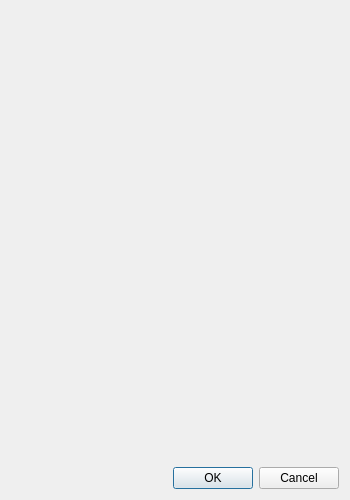
<?xml version="1.0" encoding="UTF-8"?>
<ui version="4.0">
 <class>fso::fred::dialogs::WingFlagsDialog</class>
 <widget class="QDialog" name="fso::fred::dialogs::WingFlagsDialog">
  <property name="geometry">
   <rect>
    <x>0</x>
    <y>0</y>
    <width>350</width>
    <height>500</height>
   </rect>
  </property>
  <property name="windowTitle">
   <string>Wing Flags</string>
  </property>
  <property name="modal">
   <bool>true</bool>
  </property>
  <layout class="QVBoxLayout" name="verticalLayout" stretch="10,0">
   <item>
    <widget class="fso::fred::FlagListWidget" name="flagList" native="true">
     <property name="sizePolicy">
      <sizepolicy hsizetype="Expanding" vsizetype="Expanding">
       <horstretch>0</horstretch>
       <verstretch>0</verstretch>
      </sizepolicy>
     </property>
     <property name="filterVisible" stdset="0">
      <bool>true</bool>
     </property>
     <property name="toolbarVisible" stdset="0">
      <bool>true</bool>
     </property>
    </widget>
   </item>
   <item>
    <widget class="QDialogButtonBox" name="buttonBox">
     <property name="standardButtons">
      <set>QDialogButtonBox::Cancel|QDialogButtonBox::Ok</set>
     </property>
    </widget>
   </item>
  </layout>
 </widget>
 <customwidgets>
  <customwidget>
   <class>fso::fred::FlagListWidget</class>
   <extends>QWidget</extends>
   <header>ui/widgets/FlagList.h</header>
   <container>1</container>
  </customwidget>
 </customwidgets>
 <resources>
  <include location="../resources/resources.qrc"/>
 </resources>
 <connections>
  <connection>
   <sender>buttonBox</sender>
   <signal>accepted()</signal>
   <receiver>fso::fred::dialogs::WingFlagsDialog</receiver>
   <slot>accept()</slot>
   <hints>
    <hint type="sourcelabel">
     <x>248</x>
     <y>254</y>
    </hint>
    <hint type="destinationlabel">
     <x>157</x>
     <y>274</y>
    </hint>
   </hints>
  </connection>
  <connection>
   <sender>buttonBox</sender>
   <signal>rejected()</signal>
   <receiver>fso::fred::dialogs::WingFlagsDialog</receiver>
   <slot>reject()</slot>
   <hints>
    <hint type="sourcelabel">
     <x>316</x>
     <y>260</y>
    </hint>
    <hint type="destinationlabel">
     <x>286</x>
     <y>274</y>
    </hint>
   </hints>
  </connection>
 </connections>
</ui>
